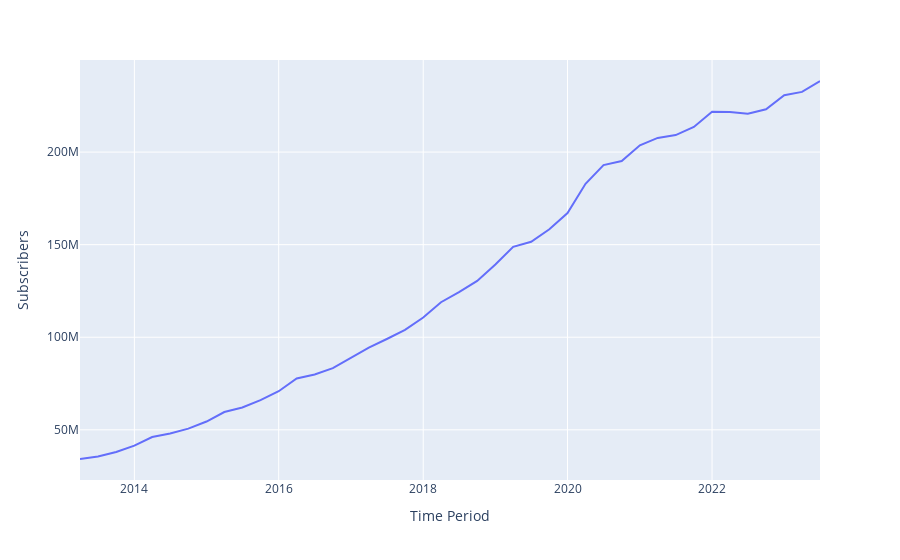

This figure's notebook cell:
### Markdown cell above
## <font color="#F20400"> Data Visualization

### Code cell
px.line(df,x="Time Period",y="Subscribers")
